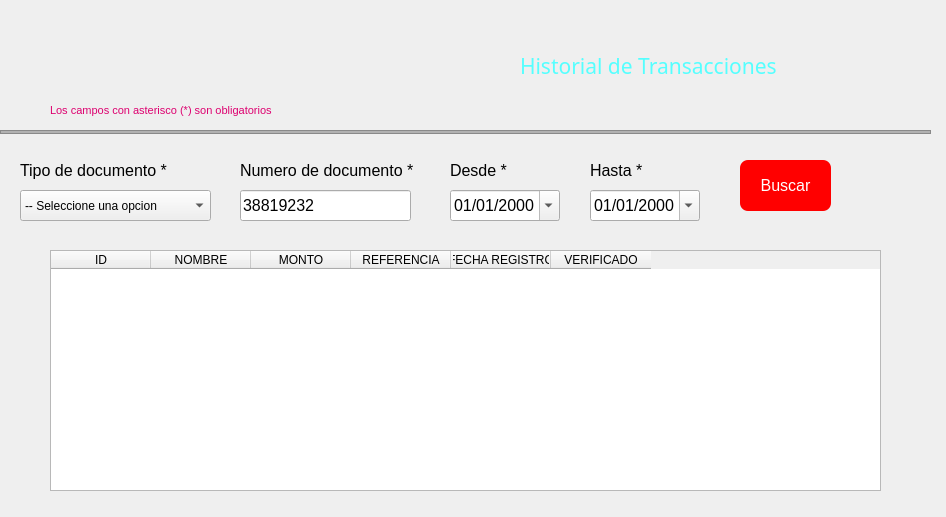
<?xml version="1.0" encoding="UTF-8"?>
<ui version="4.0">
 <class>Dialog</class>
 <widget class="QDialog" name="Dialog">
  <property name="geometry">
   <rect>
    <x>0</x>
    <y>0</y>
    <width>946</width>
    <height>517</height>
   </rect>
  </property>
  <property name="windowTitle">
   <string>Historial de Transacciones</string>
  </property>
  <widget class="QDateEdit" name="datefechadesde">
   <property name="geometry">
    <rect>
     <x>450</x>
     <y>190</y>
     <width>110</width>
     <height>31</height>
    </rect>
   </property>
   <property name="font">
    <font>
     <pointsize>12</pointsize>
    </font>
   </property>
   <property name="displayFormat">
    <string>dd/MM/yyyy</string>
   </property>
   <property name="calendarPopup">
    <bool>true</bool>
   </property>
  </widget>
  <widget class="QLabel" name="label_15">
   <property name="geometry">
    <rect>
     <x>50</x>
     <y>100</y>
     <width>601</width>
     <height>21</height>
    </rect>
   </property>
   <property name="font">
    <font>
     <pointsize>8</pointsize>
    </font>
   </property>
   <property name="styleSheet">
    <string notr="true">color: rgb(221, 0, 111);</string>
   </property>
   <property name="text">
    <string>Los campos con asterisco (*) son obligatorios</string>
   </property>
  </widget>
  <widget class="QComboBox" name="cbtipo">
   <property name="geometry">
    <rect>
     <x>20</x>
     <y>190</y>
     <width>191</width>
     <height>31</height>
    </rect>
   </property>
   <item>
    <property name="text">
     <string>-- Seleccione una opcion</string>
    </property>
   </item>
   <item>
    <property name="text">
     <string>DNI - documento nacional de identidad</string>
    </property>
   </item>
   <item>
    <property name="text">
     <string>PSS - pasaporte</string>
    </property>
   </item>
   <item>
    <property name="text">
     <string>VISA</string>
    </property>
   </item>
  </widget>
  <widget class="QPushButton" name="btnbuscar">
   <property name="geometry">
    <rect>
     <x>740</x>
     <y>160</y>
     <width>91</width>
     <height>51</height>
    </rect>
   </property>
   <property name="font">
    <font>
     <pointsize>12</pointsize>
    </font>
   </property>
   <property name="cursor">
    <cursorShape>PointingHandCursor</cursorShape>
   </property>
   <property name="styleSheet">
    <string notr="true">background-color: rgb(255, 0, 0);
color: rgb(255, 255, 255);
border-radius:8px</string>
   </property>
   <property name="text">
    <string>Buscar</string>
   </property>
  </widget>
  <widget class="QLabel" name="label_3">
   <property name="geometry">
    <rect>
     <x>20</x>
     <y>160</y>
     <width>171</width>
     <height>21</height>
    </rect>
   </property>
   <property name="font">
    <font>
     <pointsize>12</pointsize>
    </font>
   </property>
   <property name="text">
    <string>Tipo de documento *</string>
   </property>
  </widget>
  <widget class="QLabel" name="label_5">
   <property name="geometry">
    <rect>
     <x>240</x>
     <y>160</y>
     <width>201</width>
     <height>21</height>
    </rect>
   </property>
   <property name="font">
    <font>
     <pointsize>12</pointsize>
    </font>
   </property>
   <property name="text">
    <string>Numero de documento *</string>
   </property>
  </widget>
  <widget class="QLabel" name="label_4">
   <property name="geometry">
    <rect>
     <x>520</x>
     <y>50</y>
     <width>321</width>
     <height>31</height>
    </rect>
   </property>
   <property name="font">
    <font>
     <family>Lucida Handwriting</family>
     <pointsize>16</pointsize>
    </font>
   </property>
   <property name="styleSheet">
    <string notr="true">color: rgb(85, 255, 255);</string>
   </property>
   <property name="text">
    <string>Historial de Transacciones</string>
   </property>
  </widget>
  <widget class="QFrame" name="frame">
   <property name="geometry">
    <rect>
     <x>0</x>
     <y>130</y>
     <width>931</width>
     <height>4</height>
    </rect>
   </property>
   <property name="maximumSize">
    <size>
     <width>16777215</width>
     <height>4</height>
    </size>
   </property>
   <property name="font">
    <font>
     <pointsize>6</pointsize>
    </font>
   </property>
   <property name="styleSheet">
    <string notr="true">background-color: rgb(177, 177, 177);
color: rgb(172, 172, 172);</string>
   </property>
   <property name="frameShape">
    <enum>QFrame::StyledPanel</enum>
   </property>
   <property name="frameShadow">
    <enum>QFrame::Raised</enum>
   </property>
  </widget>
  <widget class="QLabel" name="label">
   <property name="geometry">
    <rect>
     <x>180</x>
     <y>30</y>
     <width>71</width>
     <height>61</height>
    </rect>
   </property>
   <property name="text">
    <string/>
   </property>
   <property name="pixmap">
    <pixmap>:/xy/banco/logo.png</pixmap>
   </property>
   <property name="scaledContents">
    <bool>true</bool>
   </property>
  </widget>
  <widget class="QLabel" name="label_11">
   <property name="geometry">
    <rect>
     <x>450</x>
     <y>160</y>
     <width>171</width>
     <height>21</height>
    </rect>
   </property>
   <property name="font">
    <font>
     <pointsize>12</pointsize>
    </font>
   </property>
   <property name="text">
    <string>Desde *</string>
   </property>
  </widget>
  <widget class="QLineEdit" name="txtdocumento">
   <property name="geometry">
    <rect>
     <x>240</x>
     <y>190</y>
     <width>171</width>
     <height>31</height>
    </rect>
   </property>
   <property name="font">
    <font>
     <pointsize>12</pointsize>
    </font>
   </property>
   <property name="text">
    <string>38819232</string>
   </property>
  </widget>
  <widget class="QLabel" name="label_13">
   <property name="geometry">
    <rect>
     <x>590</x>
     <y>160</y>
     <width>171</width>
     <height>21</height>
    </rect>
   </property>
   <property name="font">
    <font>
     <pointsize>12</pointsize>
    </font>
   </property>
   <property name="text">
    <string>Hasta *</string>
   </property>
  </widget>
  <widget class="QDateEdit" name="datefechahasta">
   <property name="geometry">
    <rect>
     <x>590</x>
     <y>190</y>
     <width>110</width>
     <height>31</height>
    </rect>
   </property>
   <property name="font">
    <font>
     <pointsize>12</pointsize>
    </font>
   </property>
   <property name="displayFormat">
    <string>dd/MM/yyyy</string>
   </property>
   <property name="calendarPopup">
    <bool>true</bool>
   </property>
  </widget>
  <widget class="QTableWidget" name="tblhistorial">
   <property name="geometry">
    <rect>
     <x>50</x>
     <y>250</y>
     <width>831</width>
     <height>241</height>
    </rect>
   </property>
   <column>
    <property name="text">
     <string>ID</string>
    </property>
   </column>
   <column>
    <property name="text">
     <string>NOMBRE</string>
    </property>
   </column>
   <column>
    <property name="text">
     <string>MONTO</string>
    </property>
   </column>
   <column>
    <property name="text">
     <string>REFERENCIA</string>
    </property>
   </column>
   <column>
    <property name="text">
     <string>FECHA REGISTRO</string>
    </property>
   </column>
   <column>
    <property name="text">
     <string>VERIFICADO</string>
    </property>
   </column>
  </widget>
 </widget>
 <resources/>
 <connections/>
</ui>
